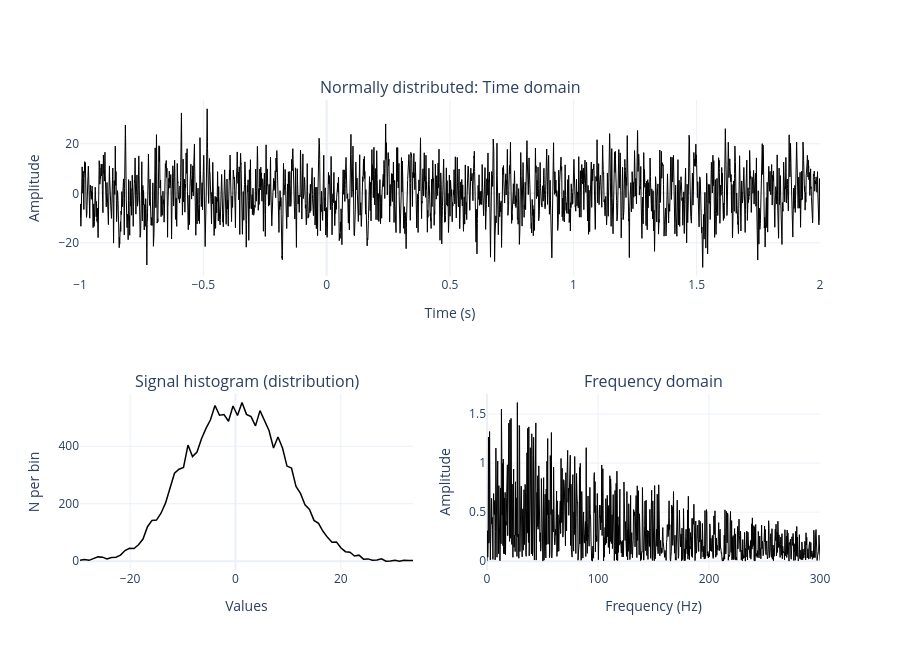

The code cell stored with this chart in its notebook:
### Code cell
counts, bin_edges = np.histogram(noise, bins=75)
bin_centers = (bin_edges[:-1] + bin_edges[1:]) / 2


fft_vals = np.fft.fft(noise)
amp = np.abs(fft_vals) / pnts
amp = amp[:len(hz)] * 2

fig = make_subplots(
    rows=2, cols=2,
    specs=[[{"colspan": 2}, None],
           [{}, {}]],
    subplot_titles=("Normally distributed: Time domain",
                    "Signal histogram (distribution)",
                    "Frequency domain")
)

fig.add_trace(go.Scatter(x=time, y=noise, mode='lines', line=dict(color='black', width=1)), row=1, col=1)
fig.add_trace(go.Scatter(x=bin_centers, y=counts, mode='lines', line=dict(color='black', width=1.5)), row=2, col=1)
fig.add_trace(go.Scatter(x=hz, y=amp, mode='lines', line=dict(color='black', width=1)), row=2, col=2)

# normally distributed: Time domain
fig.update_xaxes(title_text="Time (s)", row=1, col=1)
fig.update_yaxes(title_text="Amplitude", row=1, col=1)

# signal histogram (distribution)
fig.update_xaxes(title_text="Values", row=2, col=1)
fig.update_yaxes(title_text="N per bin", row=2, col=1)

# frequency domain
fig.update_xaxes(title_text="Frequency (Hz)", range=[0, 300], row=2, col=2)
fig.update_yaxes(title_text="Amplitude", row=2, col=2)

fig.update_layout(showlegend=False, height=650, template="plotly_white")
fig.show()

### Figure 1 — Plotly figure (JSON) as saved in the notebook; plotly's stock layout.template omitted (floating-point values rounded to 4 significant figures; data arrays with more than 128 entries replaced by an {"elided": "..."} marker saying what was removed)
{"data": [{"line": {"color": "black", "width": 1}, "mode": "lines", "type": "scatter", "x": {"elided": "15001 float values"}, "xaxis": "x", "y": {"elided": "15001 float values"}, "yaxis": "y"}, {"line": {"color": "black", "width": 1.5}, "mode": "lines", "type": "scatter", "x": [-29.52, -28.67, -27.81, -26.96, -26.11, -25.25, -24.4, -23.54, -22.69, -21.83, -20.98, -20.12, -19.27, -18.42, -17.56, -16.71, -15.85, -15.0, -14.14, -13.29, -12.43, -11.58, -10.72, -9.87, -9.016, -8.161, -7.307, -6.452, -5.598, -4.743, -3.889, -3.034, -2.18, -1.325, -0.4709, 0.3836, 1.238, 2.093, 2.947, 3.802, 4.656, 5.511, 6.365, 7.22, 8.074, 8.929, 9.783, 10.64, 11.49, 12.35, 13.2, 14.06, 14.91, 15.76, 16.62, 17.47, 18.33, 19.18, 20.04, 20.89, 21.75, 22.6, 23.45, 24.31, 25.16, 26.02, 26.87, 27.73, 28.58, 29.44, 30.29, 31.15, 32.0, 32.85, 33.71], "xaxis": "x2", "y": [3, 6, 3, 8, 15, 14, 8, 13, 14, 21, 37, 45, 44, 57, 77, 120, 142, 143, 167, 202, 252, 306, 320, 326, 404, 364, 380, 426, 462, 492, 542, 508, 510, 487, 540, 507, 552, 511, 503, 471, 524, 489, 455, 394, 432, 394, 331, 324, 260, 236, 196, 180, 142, 132, 104, 83, 66, 67, 46, 33, 31, 18, 21, 7, 8, 3, 4, 8, 0, 1, 3, 0, 3, 2, 2], "yaxis": "y2"}, {"line": {"color": "black", "width": 1}, "mode": "lines", "type": "scatter", "x": {"elided": "7499 float values"}, "xaxis": "x3", "y": {"elided": "7499 float values"}, "yaxis": "y3"}], "layout": {"annotations": [{"font": {"size": 16}, "showarrow": false, "text": "Normally distributed: Time domain", "x": 0.5, "xanchor": "center", "xref": "paper", "y": 1, "yanchor": "bottom", "yref": "paper"}, {"font": {"size": 16}, "showarrow": false, "text": "Signal histogram (distribution)", "x": 0.225, "xanchor": "center", "xref": "paper", "y": 0.375, "yanchor": "bottom", "yref": "paper"}, {"font": {"size": 16}, "showarrow": false, "text": "Frequency domain", "x": 0.775, "xanchor": "center", "xref": "paper", "y": 0.375, "yanchor": "bottom", "yref": "paper"}], "height": 650, "showlegend": false, "xaxis": {"anchor": "y", "domain": [0, 1], "title": {"text": "Time (s)"}}, "xaxis2": {"anchor": "y2", "domain": [0, 0.45], "title": {"text": "Values"}}, "xaxis3": {"anchor": "y3", "domain": [0.55, 1], "range": [0, 300], "title": {"text": "Frequency (Hz)"}}, "yaxis": {"anchor": "x", "domain": [0.625, 1], "title": {"text": "Amplitude"}}, "yaxis2": {"anchor": "x2", "domain": [0, 0.375], "title": {"text": "N per bin"}}, "yaxis3": {"anchor": "x3", "domain": [0, 0.375], "title": {"text": "Amplitude"}}}}
